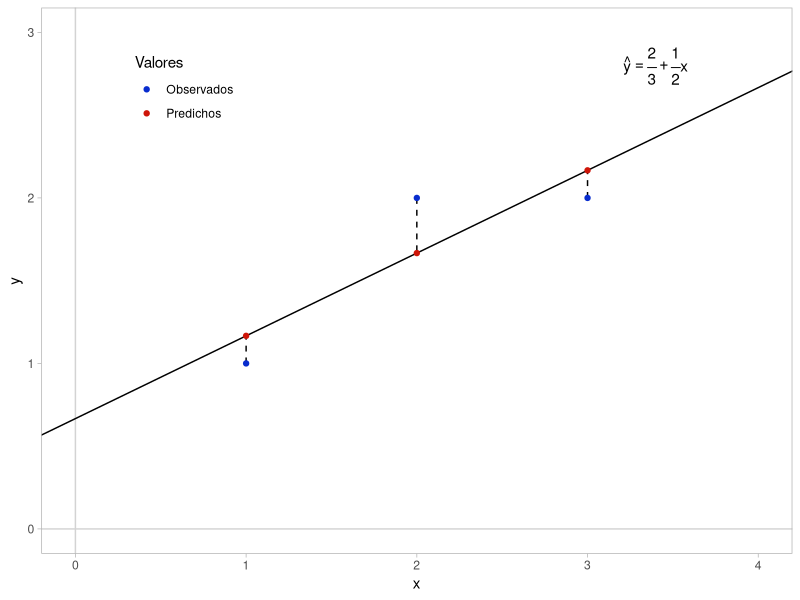
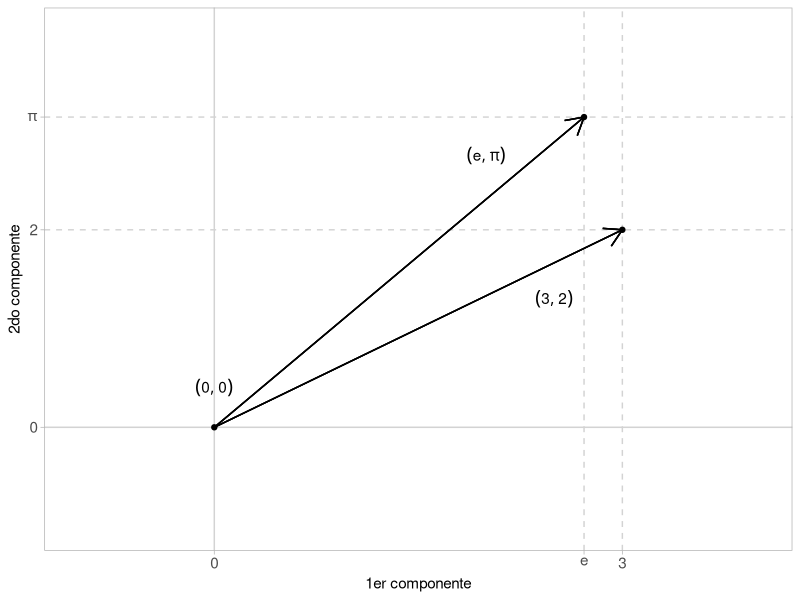

These charts were generated, in order, by the following R code:
## ---- chunk 1
knitr::opts_chunk$set(echo = TRUE)
## ---- chunk 2
library(dplyr)
library(tidyr)
library(ggplot2)
## ---- chunk 3
R_2_vec_sp <- tibble(x = c(0, 3, exp(1)), y = c(0, 2, pi)) %>% 
  ggplot(aes(x = x, y = y)) + 
  geom_vline(xintercept = 0, color = "lightgrey") + 
  geom_hline(yintercept = 0, color = "lightgrey") + 
  geom_vline(xintercept = c(exp(1), 3), color = "lightgrey", lty = 2) + 
  geom_hline(yintercept = c(2, pi), color = "lightgrey", lty = 2) + 
  geom_point() + 
  geom_segment(aes(x = 0, xend = 3, y = 0, yend = 2),
               arrow = arrow(length = unit(0.5, "cm"))) + 
  geom_segment(aes(x = 0, xend = exp(1), y = 0, yend = pi),
               arrow = arrow(length = unit(0.5, "cm"))) + 
  annotate(geom = "text", x = 0, y = 0.4,
           label = "group('(', list(0, 0), ')')", parse = TRUE) + 
  annotate(geom = "text", x = 2, y = 2.75,
           label = "group('(', list(e, pi), ')')", parse = TRUE) + 
  annotate(geom = "text", x = 2.5, y = 1.3,
           label = "group('(', list(3, 2), ')')", parse = TRUE) + 
  expand_limits(x = c(-1, 4), y = c(-1, 4)) + 
  scale_x_continuous(breaks = c(0, exp(1), 3), labels = expression(0, e, 3)) + 
  scale_y_continuous(breaks = c(0, 2, pi), labels = expression(0, 2, pi)) + 
  labs(x = "1er componente", y = "2do componente") + 
  theme_light() + 
  theme(panel.grid = element_blank(),
        axis.text = element_text(size = 11))
## ---- chunk 4
ggsave(filename = "R_2_vec_sp.jpg", plot = R_2_vec_sp, path = "img/class-5",
       width = 5, height = 4)
## ---- chunk 5
least_sq_df <- tibble(
  x = c(1:3),
  y_obs = c(1, rep(2, 2)),
  y_pred = (2/3) + ((1/2)*x),
  error = y_obs - y_pred
)

least_sq_3 <- least_sq_df %>%
  pivot_longer(cols = c(2, 3), names_to = "obs_pred", values_to = "values") %>%
  ggplot(aes(x = x, y = values)) + 
  geom_vline(xintercept = 0, color = "lightgrey") + 
  geom_hline(yintercept = 0, color = "lightgrey") + 
  geom_abline(slope = 1/2, intercept = 2/3) + 
  geom_segment(
    data = least_sq_df,
    aes(x = x, xend = x, y = y_obs, yend = y_pred),
    linetype = "dashed"
  ) + 
  geom_point(aes(color = obs_pred)) + 
  annotate(geom = "text", x = 3.4, y = 2.8,
           label = "hat(y) == over(2, 3) + over(1, 2)*x", parse = TRUE) + 
  expand_limits(x = c(0, 4), y = c(0, 3)) + 
  scale_color_manual(labels = c("Observados", "Predichos"),
                       values = c("#082cce", "#ce1508")) + 
  theme_light() + 
  theme(panel.grid =element_blank(),
        legend.position = c(0.19, 0.85),
        legend.background = element_rect(fill = "transparent")) + 
  labs(x = "x", y = "y", color = "Valores")

least_sq_3
